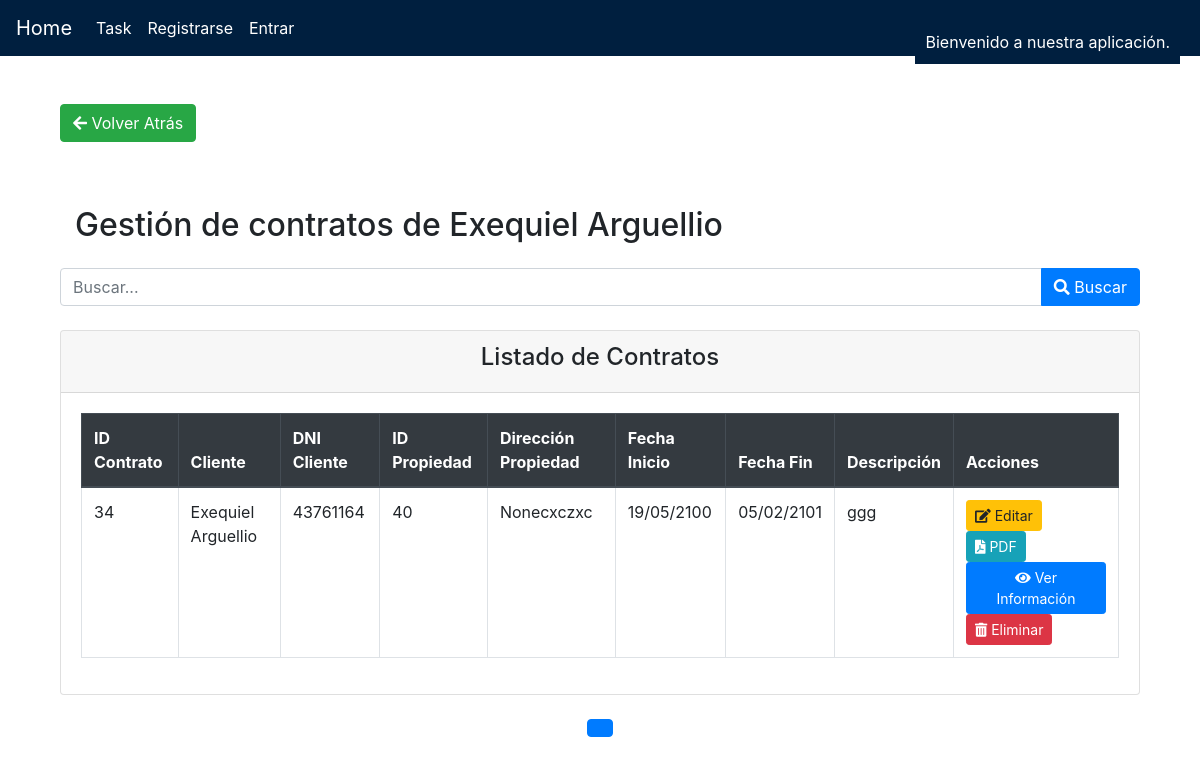
The app's page /contratos/cliente/43761164/ with its own data.
### tasks/models.py (models this page shows, shortened)
class Cliente(models.Model):
    dni = models.CharField(max_length=50, primary_key=True)
    nombre_cliente = models.CharField(max_length=200)
    tel_cliente = models.CharField(max_length=50)
    email_cliente = models.EmailField()
    direccion_cliente = models.CharField(max_length=300)

class Contrato(models.Model):
    id_contrato = models.AutoField(primary_key=True)
    cliente = models.ForeignKey(Cliente, on_delete=models.CASCADE)
    propiedades = models.ForeignKey(Propiedades, on_delete=models.CASCADE)
    fecha_inicio = models.DateField()
    fecha_fin = models.DateField()
    descripcion = models.TextField()

class Propiedades(models.Model):
    ID_prop = models.AutoField(primary_key=True)
    cliente = models.ForeignKey(Cliente, on_delete=models.CASCADE)
    area_total = models.FloatField()
    nro_habitaciones = models.IntegerField()
    precio_alq = models.DecimalField(max_digits=10, decimal_places=2)
    descripcion = models.TextField()
    direccion = models.CharField(max_length=255, null=True, blank=True)
    foto1 = models.ImageField(upload_to='propiedades/fotos/', null=True, blank=True, default='propiedades/fotos/default.jpg')
    foto2 = models.ImageField(upload_to='propiedades/fotos/', null=True, blank=True, default='propiedades/fotos/default.jpg')
    foto3 = models.ImageField(upload_to='propiedades/fotos/', null=True, blank=True, default='propiedades/fotos/default.jpg')

### tasks/views.py (the view)
# urls.py: path('contratos/', views.listar_contratos, name='listar_contratos'),
def listar_contratos(request, dni_cliente=None):
    cliente = None
    if dni_cliente:
        cliente = get_object_or_404(Cliente, dni=dni_cliente)
        contratos = Contrato.objects.filter(cliente=cliente)
    else:
        contratos = Contrato.objects.all()
    for contrato in contratos:
        contrato.fecha_inicio = contrato.fecha_inicio.strftime('%d/%m/%Y')
        contrato.fecha_fin = contrato.fecha_fin.strftime('%d/%m/%Y')
    return render(request, 'contratos.html', {'contratos': contratos, 'cliente': cliente})

### tasks/templates/contratos.html (shortened to what this page needs)
{% extends "base.html" %}
{% load widget_tweaks %}
{% block content %}
<link rel="stylesheet" href="https://maxcdn.bootstrapcdn.com/bootstrap/4.5.2/css/bootstrap.min.css">
<link rel="stylesheet" href="https://cdnjs.cloudflare.com/ajax/libs/font-awesome/5.15.1/css/all.min.css">
<link rel="stylesheet" href="https://cdn.jsdelivr.net/npm/sweetalert2@10/dist/sweetalert2.min.css">
<div class="container mt-5">
    <button onclick="history.back()" class="btn btn-success mb-3">
        <i class="fas fa-arrow-left"></i> Volver Atrás
    </button>
<div class="container mt-5">
    <div class="row">
        <div class="col-md-12">
            {% if cliente %}
                <h2 class="mb-4">Gestión de contratos de {{ cliente.nombre_cliente }}</h2>
            {% else %}
                <h2 class="mb-4">Gestión de Contratos</h2>
            {% endif %}
        </div>
    </div>
</div>
    <form method="get" class="mb-4">
        <div class="input-group">
            <input type="text" class="form-control" name="search" placeholder="Buscar...">
            <div class="input-group-append">
                <button type="submit" class="btn btn-primary"><i class="fas fa-search"></i> Buscar</button>
            </div>
        </div>
    </form>
    <div class="card">
        <div class="card-header">
            <h4 class="text-center">Listado de Contratos</h4>
        </div>
        <div class="card-body">
            <table class="table table-bordered table-hover">
                <thead class="thead-dark">
                    <tr>
                        <th>ID Contrato</th>
                        <th>Cliente</th>
                        <th>DNI Cliente</th>
                        <th>ID Propiedad</th>
                        <th>Dirección Propiedad</th>
                        <th>Fecha Inicio</th>
                        <th>Fecha Fin</th>
                        <th>Descripción</th>
                        <th>Acciones</th>
                    </tr>
                </thead>
                <tbody>
                    {% for contrato in contratos %}
                    <tr>
                        <td>{{ contrato.id_contrato }}</td>
                        <td>{{ contrato.cliente.nombre_cliente }}</td>
                        <td>{{ contrato.cliente.dni }}</td>
                        <td>{{ contrato.propiedades.ID_prop }}</td>
                        <td>{{ contrato.propiedades.direccion }}</td>
                        <td>{{ contrato.fecha_inicio }}</td>
                        <td>{{ contrato.fecha_fin }}</td>
                        <td>{{ contrato.descripcion }}</td>
                        <td>
                            <a href="{% url 'actualizar_contrato' contrato.id_contrato contrato.cliente.dni %}" class="btn btn-sm btn-warning"><i class="fas fa-edit"></i> Editar</a>
                            <a href="{% url 'generar_contrato_pdf' id_contrato=contrato.id_contrato %}" class="btn btn-sm btn-info"><i class="fas fa-file-pdf"></i> PDF</a>
                            <button type="button" class="btn btn-sm btn-primary" data-toggle="modal" data-target="#contractDetails{{ contrato.id_contrato }}"><i class="fas fa-eye"></i> Ver Información</button>
                            <form action="{% url 'eliminar_contrato' contrato.id_contrato contrato.cliente.dni %}" method="post" style="display: inline;">
                                <button type="submit" class="btn btn-sm btn-danger" onclick="return confirmDelete()"><i class="fas fa-trash-alt"></i> Eliminar</button>
                            </form>
                        </td>
                    </tr>
                    {% endfor %}
                </tbody>
            </table>
        </div>
    </div>
    <div class="d-flex justify-content-center mt-4">
        <nav aria-label="Page navigation">
            <ul class="pagination">
                <li class="page-item active"><span class="page-link">{{ contratos.number }}</span></li>
            </ul>
        </nav>
    </div>
</div>
{% endblock %}

### tasks/templates/base.html (style rules this page uses)
body { background-color: #fff; color: #001f3f; }

### records on screen
Cliente: nombre_cliente "Exequiel Arguellio"
Contrato: id_contrato "34", cliente.nombre_cliente "Exequiel Arguellio", cliente.dni "43761164", propiedades.ID_prop "40", propiedades.direccion "Nonecxczxc", fecha_inicio "19/05/2100", fecha_fin "05/02/2101", descripcion "ggg"
